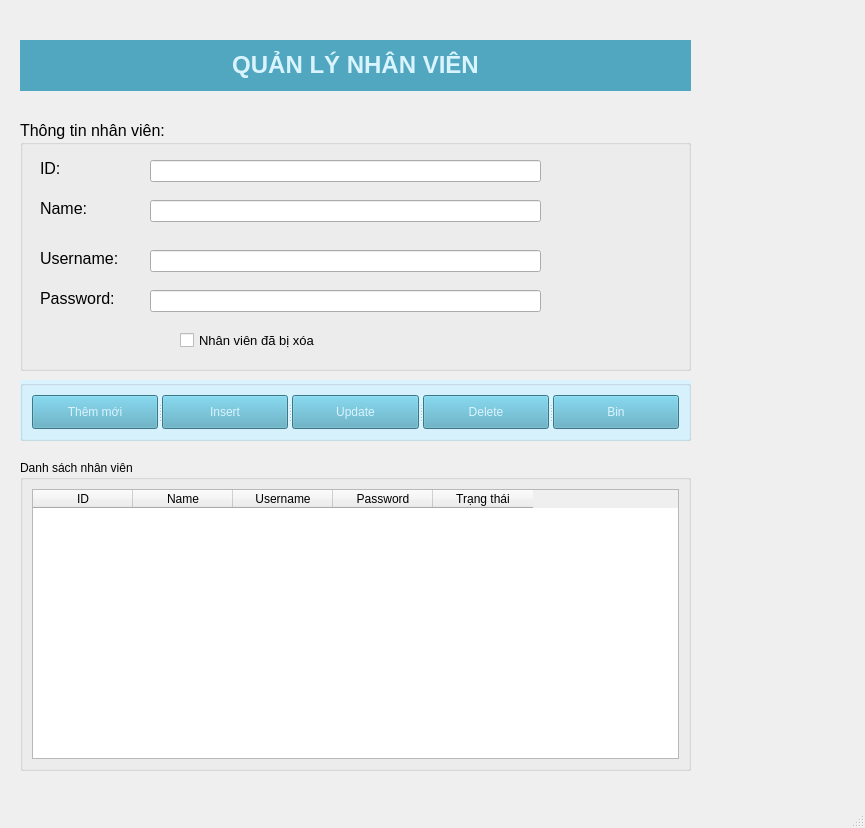
<?xml version="1.0" encoding="UTF-8"?>
<ui version="4.0">
 <class>MainWindow</class>
 <widget class="QMainWindow" name="MainWindow">
  <property name="geometry">
   <rect>
    <x>0</x>
    <y>0</y>
    <width>865</width>
    <height>828</height>
   </rect>
  </property>
  <property name="windowTitle">
   <string>MainWindow</string>
  </property>
  <widget class="QWidget" name="centralwidget">
   <widget class="QLabel" name="label">
    <property name="geometry">
     <rect>
      <x>20</x>
      <y>40</y>
      <width>671</width>
      <height>51</height>
     </rect>
    </property>
    <property name="font">
     <font>
      <pointsize>18</pointsize>
      <weight>75</weight>
      <bold>true</bold>
     </font>
    </property>
    <property name="styleSheet">
     <string notr="true">background-color: rgb(81, 167, 191);</string>
    </property>
    <property name="text">
     <string>&lt;html&gt;&lt;head/&gt;&lt;body&gt;&lt;p align=&quot;center&quot;&gt;&lt;span style=&quot; color:#daf4ff;&quot;&gt;QUẢN LÝ NHÂN VIÊN&lt;/span&gt;&lt;/p&gt;&lt;/body&gt;&lt;/html&gt;</string>
    </property>
    <property name="alignment">
     <set>Qt::AlignCenter</set>
    </property>
   </widget>
   <widget class="QGroupBox" name="groupBox">
    <property name="geometry">
     <rect>
      <x>20</x>
      <y>120</y>
      <width>671</width>
      <height>251</height>
     </rect>
    </property>
    <property name="font">
     <font>
      <pointsize>12</pointsize>
     </font>
    </property>
    <property name="title">
     <string>Thông tin nhân viên:</string>
    </property>
    <widget class="QLabel" name="label_2">
     <property name="geometry">
      <rect>
       <x>20</x>
       <y>40</y>
       <width>41</width>
       <height>16</height>
      </rect>
     </property>
     <property name="text">
      <string>ID:</string>
     </property>
    </widget>
    <widget class="QLineEdit" name="lineEditId">
     <property name="geometry">
      <rect>
       <x>130</x>
       <y>40</y>
       <width>391</width>
       <height>22</height>
      </rect>
     </property>
    </widget>
    <widget class="QLineEdit" name="lineEditName">
     <property name="geometry">
      <rect>
       <x>130</x>
       <y>80</y>
       <width>391</width>
       <height>22</height>
      </rect>
     </property>
    </widget>
    <widget class="QLabel" name="label_3">
     <property name="geometry">
      <rect>
       <x>20</x>
       <y>80</y>
       <width>81</width>
       <height>16</height>
      </rect>
     </property>
     <property name="text">
      <string>Name:</string>
     </property>
    </widget>
    <widget class="QLineEdit" name="lineEditUsername">
     <property name="geometry">
      <rect>
       <x>130</x>
       <y>130</y>
       <width>391</width>
       <height>22</height>
      </rect>
     </property>
    </widget>
    <widget class="QLabel" name="label_4">
     <property name="geometry">
      <rect>
       <x>20</x>
       <y>130</y>
       <width>101</width>
       <height>16</height>
      </rect>
     </property>
     <property name="text">
      <string>Username:</string>
     </property>
    </widget>
    <widget class="QLabel" name="label_5">
     <property name="geometry">
      <rect>
       <x>20</x>
       <y>170</y>
       <width>101</width>
       <height>16</height>
      </rect>
     </property>
     <property name="text">
      <string>Password:</string>
     </property>
    </widget>
    <widget class="QLineEdit" name="lineEditPassword">
     <property name="geometry">
      <rect>
       <x>130</x>
       <y>170</y>
       <width>391</width>
       <height>22</height>
      </rect>
     </property>
    </widget>
    <widget class="QCheckBox" name="checkBoxTrangThai">
     <property name="geometry">
      <rect>
       <x>160</x>
       <y>210</y>
       <width>211</width>
       <height>20</height>
      </rect>
     </property>
     <property name="font">
      <font>
       <pointsize>10</pointsize>
      </font>
     </property>
     <property name="text">
      <string>Nhân viên đã bị xóa</string>
     </property>
    </widget>
   </widget>
   <widget class="QGroupBox" name="groupBox_2">
    <property name="geometry">
     <rect>
      <x>20</x>
      <y>380</y>
      <width>671</width>
      <height>61</height>
     </rect>
    </property>
    <property name="styleSheet">
     <string notr="true">background-color: rgb(218, 244, 255);</string>
    </property>
    <property name="title">
     <string/>
    </property>
    <layout class="QVBoxLayout" name="verticalLayout_2">
     <item>
      <widget class="QSplitter" name="splitter">
       <property name="orientation">
        <enum>Qt::Horizontal</enum>
       </property>
       <widget class="QPushButton" name="pushButtonThemMoi">
        <property name="styleSheet">
         <string notr="true">background-color: rgb(81, 167, 191);
color: rgb(218, 244, 255);</string>
        </property>
        <property name="text">
         <string>Thêm mới</string>
        </property>
       </widget>
       <widget class="QPushButton" name="pushButtonInsert">
        <property name="styleSheet">
         <string notr="true">background-color: rgb(81, 167, 191);
color: rgb(218, 244, 255);</string>
        </property>
        <property name="text">
         <string>Insert</string>
        </property>
       </widget>
       <widget class="QPushButton" name="pushButtonUpdate">
        <property name="styleSheet">
         <string notr="true">background-color: rgb(81, 167, 191);
color: rgb(218, 244, 255);</string>
        </property>
        <property name="text">
         <string>Update</string>
        </property>
       </widget>
       <widget class="QPushButton" name="pushButtonDelete">
        <property name="styleSheet">
         <string notr="true">background-color: rgb(81, 167, 191);
color: rgb(218, 244, 255);</string>
        </property>
        <property name="text">
         <string>Delete</string>
        </property>
       </widget>
       <widget class="QPushButton" name="pushButtonBin">
        <property name="styleSheet">
         <string notr="true">background-color: rgb(81, 167, 191);
color: rgb(218, 244, 255);</string>
        </property>
        <property name="text">
         <string>Bin</string>
        </property>
       </widget>
      </widget>
     </item>
    </layout>
   </widget>
   <widget class="QGroupBox" name="groupBox_3">
    <property name="geometry">
     <rect>
      <x>20</x>
      <y>460</y>
      <width>671</width>
      <height>311</height>
     </rect>
    </property>
    <property name="title">
     <string>Danh sách nhân viên</string>
    </property>
    <layout class="QVBoxLayout" name="verticalLayout">
     <item>
      <widget class="QTableWidget" name="tableWidgetNhanVien">
       <column>
        <property name="text">
         <string>ID</string>
        </property>
       </column>
       <column>
        <property name="text">
         <string>Name</string>
        </property>
       </column>
       <column>
        <property name="text">
         <string>Username</string>
        </property>
       </column>
       <column>
        <property name="text">
         <string>Password</string>
        </property>
       </column>
       <column>
        <property name="text">
         <string>Trạng thái</string>
        </property>
       </column>
      </widget>
     </item>
    </layout>
   </widget>
  </widget>
  <widget class="QMenuBar" name="menubar">
   <property name="geometry">
    <rect>
     <x>0</x>
     <y>0</y>
     <width>865</width>
     <height>26</height>
    </rect>
   </property>
  </widget>
  <widget class="QStatusBar" name="statusbar"/>
 </widget>
 <resources/>
 <connections/>
</ui>
